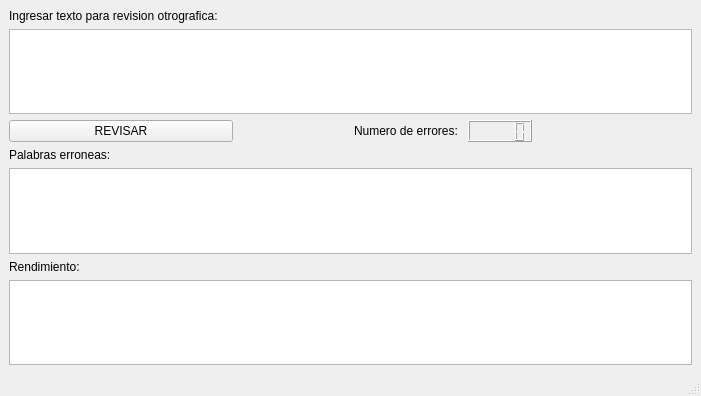
<?xml version="1.0" encoding="UTF-8"?>
<ui version="4.0">
 <class>SpellChecker</class>
 <widget class="QMainWindow" name="SpellChecker">
  <property name="geometry">
   <rect>
    <x>0</x>
    <y>0</y>
    <width>701</width>
    <height>396</height>
   </rect>
  </property>
  <property name="windowTitle">
   <string>SpellChecker</string>
  </property>
  <widget class="QWidget" name="centralwidget">
   <layout class="QGridLayout" name="gridLayout">
    <item row="4" column="0" colspan="3">
     <widget class="QTextBrowser" name="txtOutput">
      <property name="sizePolicy">
       <sizepolicy hsizetype="Expanding" vsizetype="Expanding">
        <horstretch>0</horstretch>
        <verstretch>0</verstretch>
       </sizepolicy>
      </property>
     </widget>
    </item>
    <item row="6" column="0" colspan="3">
     <widget class="QTextBrowser" name="txtStats"/>
    </item>
    <item row="0" column="0" colspan="3">
     <widget class="QLabel" name="label">
      <property name="sizePolicy">
       <sizepolicy hsizetype="Expanding" vsizetype="Expanding">
        <horstretch>0</horstretch>
        <verstretch>0</verstretch>
       </sizepolicy>
      </property>
      <property name="text">
       <string>Ingresar texto para revision otrografica:</string>
      </property>
     </widget>
    </item>
    <item row="1" column="0" colspan="3">
     <widget class="QTextEdit" name="txtInput">
      <property name="sizePolicy">
       <sizepolicy hsizetype="Expanding" vsizetype="Expanding">
        <horstretch>0</horstretch>
        <verstretch>0</verstretch>
       </sizepolicy>
      </property>
     </widget>
    </item>
    <item row="3" column="0" colspan="3">
     <widget class="QLabel" name="label_3">
      <property name="sizePolicy">
       <sizepolicy hsizetype="Expanding" vsizetype="Expanding">
        <horstretch>0</horstretch>
        <verstretch>0</verstretch>
       </sizepolicy>
      </property>
      <property name="text">
       <string>Palabras erroneas:</string>
      </property>
     </widget>
    </item>
    <item row="5" column="0" colspan="3">
     <widget class="QLabel" name="label_4">
      <property name="sizePolicy">
       <sizepolicy hsizetype="Expanding" vsizetype="Expanding">
        <horstretch>0</horstretch>
        <verstretch>0</verstretch>
       </sizepolicy>
      </property>
      <property name="text">
       <string>Rendimiento:</string>
      </property>
     </widget>
    </item>
    <item row="2" column="2" alignment="Qt::AlignLeft">
     <widget class="QLCDNumber" name="numErrors">
      <property name="sizePolicy">
       <sizepolicy hsizetype="Preferred" vsizetype="Preferred">
        <horstretch>0</horstretch>
        <verstretch>0</verstretch>
       </sizepolicy>
      </property>
      <property name="intValue" stdset="0">
       <number>0</number>
      </property>
     </widget>
    </item>
    <item row="2" column="1" alignment="Qt::AlignRight">
     <widget class="QLabel" name="label_2">
      <property name="sizePolicy">
       <sizepolicy hsizetype="Preferred" vsizetype="Preferred">
        <horstretch>0</horstretch>
        <verstretch>0</verstretch>
       </sizepolicy>
      </property>
      <property name="text">
       <string>Numero de errores: </string>
      </property>
     </widget>
    </item>
    <item row="2" column="0">
     <widget class="QPushButton" name="bttnCheck">
      <property name="text">
       <string>REVISAR</string>
      </property>
     </widget>
    </item>
   </layout>
  </widget>
  <widget class="QStatusBar" name="statusbar"/>
  <widget class="QMenuBar" name="menubar">
   <property name="geometry">
    <rect>
     <x>0</x>
     <y>0</y>
     <width>701</width>
     <height>24</height>
    </rect>
   </property>
  </widget>
 </widget>
 <resources/>
 <connections/>
</ui>
